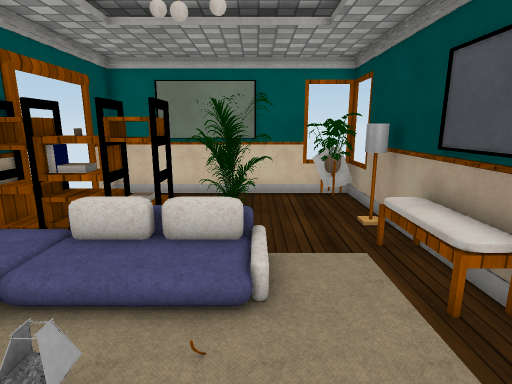
view 1 (above)

12 first-person views from a walk through a scene from a Unity 3-D project. The camera is 1.4 m above the floor, tilts 12° down and sees 80° across. The floor is counted in squares, 0.5 m on a side. Each view is taken from the middle of a square. On the plan, view 1 faces up. The plan holds only what a view shows up to about 20 squares ahead; the rest is blank. Surface patterns are stand-ins for the level's own textures.

view 2
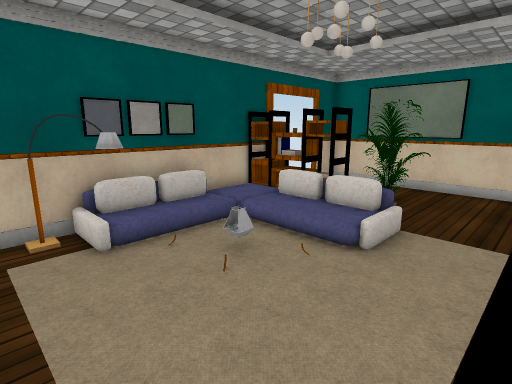

view 3
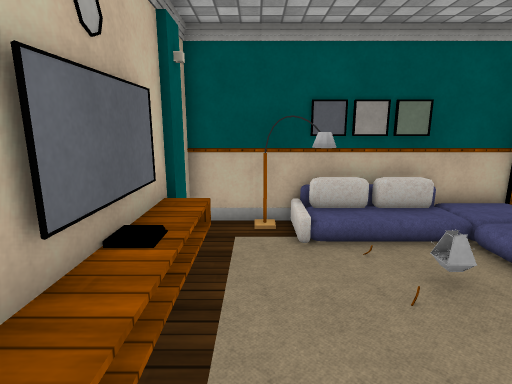

view 4
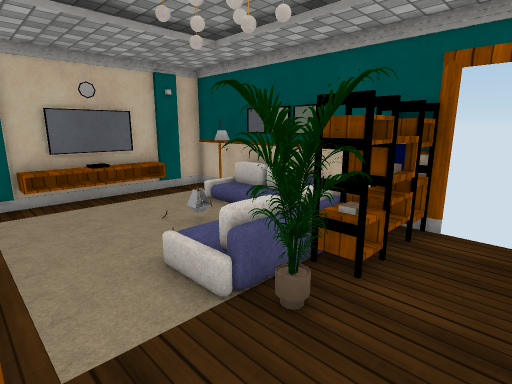

view 5
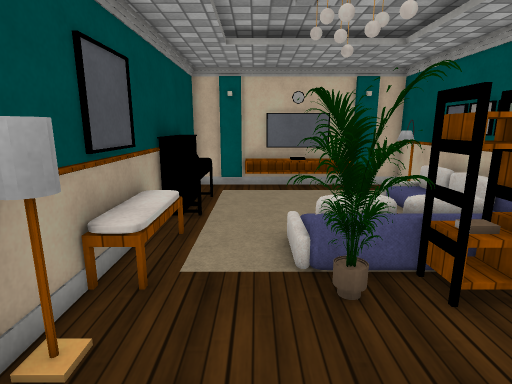

view 6
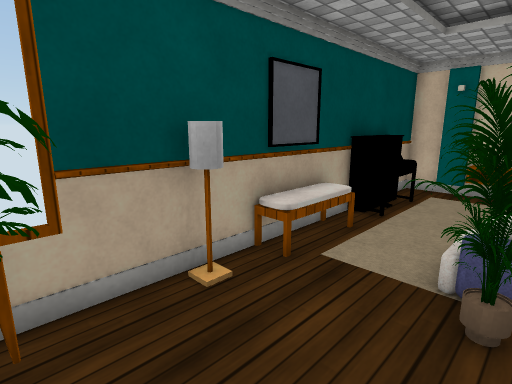

view 7
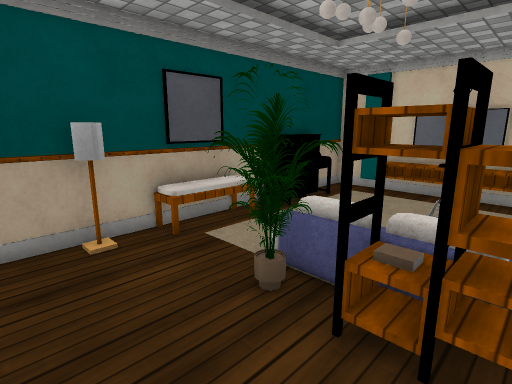

view 8
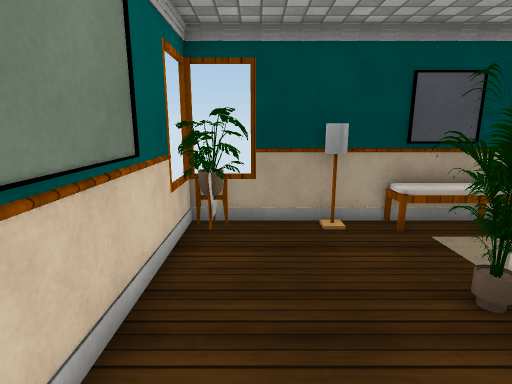

view 9
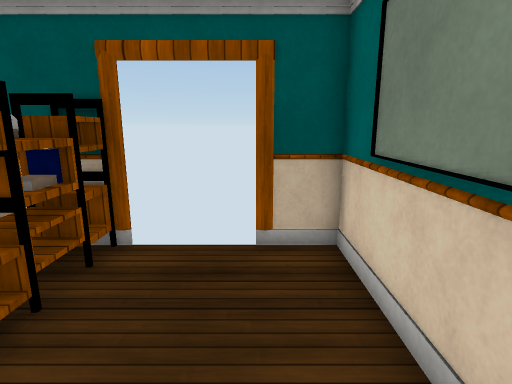

view 10
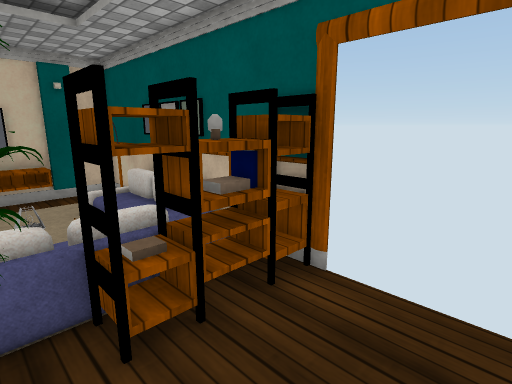

view 11
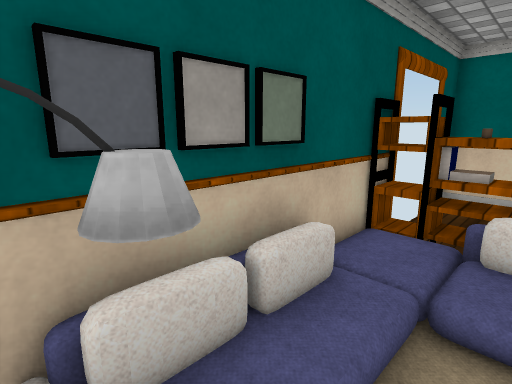

view 12
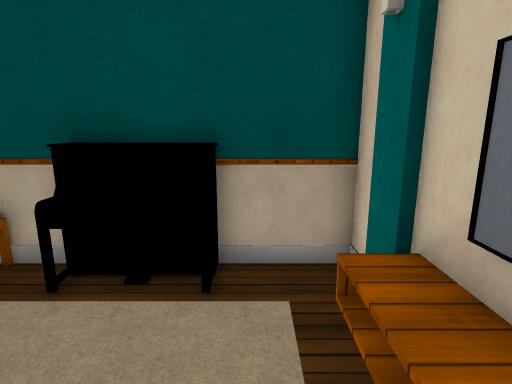

### Floor plan
Key: @ floor where view 1 was taken; # wall or solid block; x gap in a wall; . floor; = window, fence, low wall or low ledge; ^ raised ledge; L lamp; T palm tree; C carpet; S sofa; A TV; O other object.
Columns run from 6 left of view 1 to 4 right of it. Each row starts with its distance up from view 1.
 13 ###########
 12 #.......OO#
 11 x........O#
 10  .........#
  9  ........L#
  8 #....TT...#
  7 ^^#^TTT..=#
  6 #  CO#T..^^
  5 # C     .^^
  4 # C     .^#
  3 # CCCC   O#
  2 #  CC    O#
  1 #LL      O#
  0 SSL.  @  O#
 -1 #L  .    .#
 -2 #.=CC=CC#.#
 -3 ###^^A^^###

Where each view was taken, in squares from view 1:
view 1: 0 up, 0 right, facing up
view 2: 2 down, 3 right, facing up-left
view 3: 1 down, 3 right, facing left
view 4: 10 up, 3 right, facing down-left
view 5: 12 up, 1 right, facing down
view 6: 12 up, 1 left, facing down-right
view 7: 11 up, 4 left, facing down-right
view 8: 11 up, 5 left, facing right
view 9: 11 up, 1 right, facing left
view 10: 11 up, 1 left, facing down-left
view 11: 0 up, 3 left, facing up-left
view 12: 1 down, 2 left, facing right
